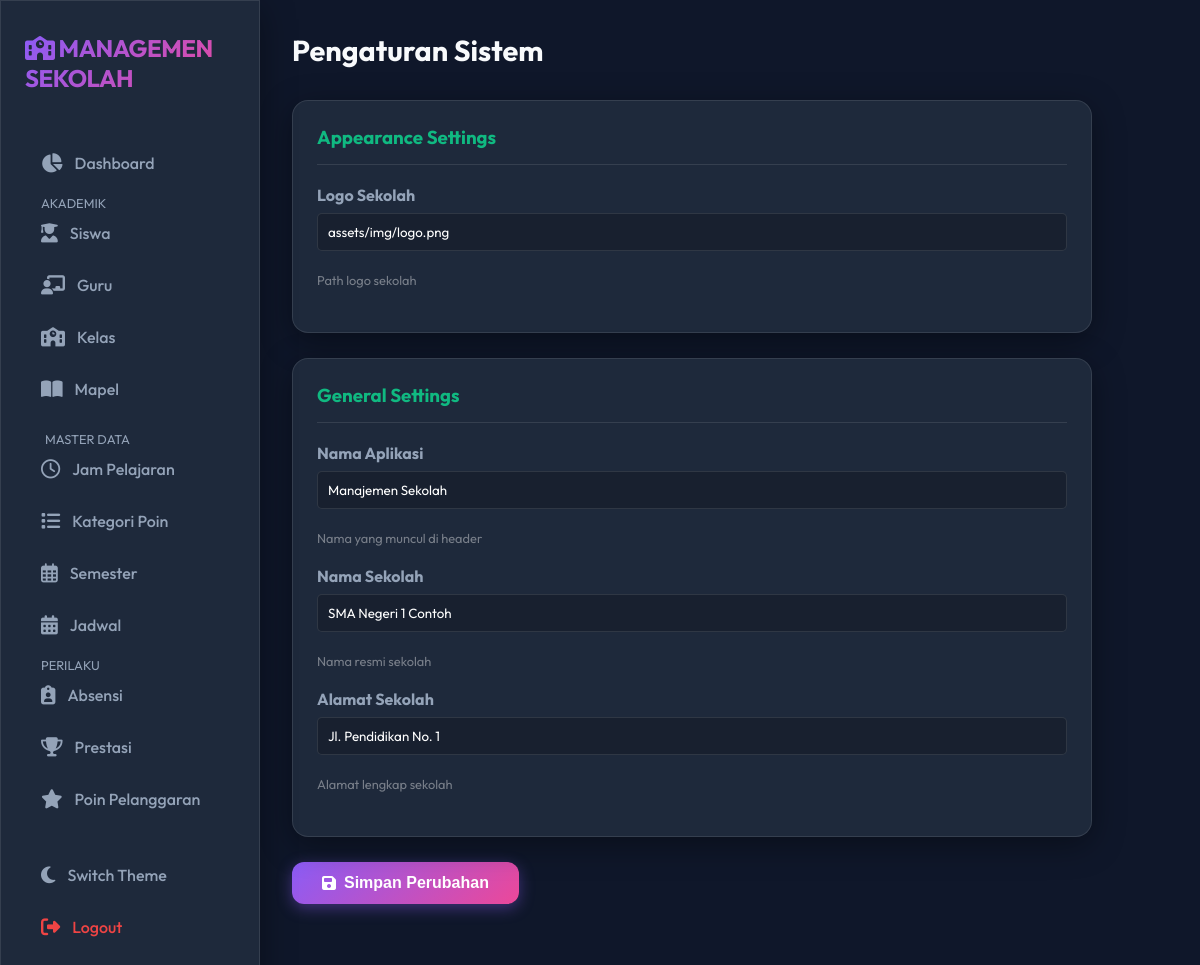
The page /settings/idx.php on the database its author committed.
### tables this page shows
CREATE TABLE `settings` (
  `id` int(11) NOT NULL AUTO_INCREMENT,
  `setting_key` varchar(100) NOT NULL,
  `setting_value` text,
  `setting_group` varchar(50) DEFAULT 'general',
  `setting_type` enum('text','number','boolean','json','date','time') DEFAULT 'text',
  `label` varchar(100) DEFAULT NULL,
  `description` text,
  `options` text,
  `is_public` tinyint(1) DEFAULT '0',
  `created_at` timestamp NOT NULL DEFAULT CURRENT_TIMESTAMP,
  `updated_at` timestamp NOT NULL DEFAULT CURRENT_TIMESTAMP ON UPDATE CURRENT_TIMESTAMP,
  PRIMARY KEY (`id`),
  UNIQUE KEY `unique_setting_key` (`setting_key`)
);

### settings/idx.php (the view, shortened to what this page needs)
<?php
include '../config/database.php';
include '../includes/header.php';
include '../includes/sidebar.php';
$settings = [];
$result = $conn->query("SELECT * FROM settings ORDER BY setting_group ASC, id ASC");
while ($row = $result->fetch_assoc()) {
    $settings[$row['setting_group']][] = $row;
}
?>
<div class="main-content">
    <div class="top-bar">
        <h1 class="page-title">Pengaturan Sistem</h1>
    </div>
    <form action="process_save.php" method="POST" enctype="multipart/form-data">
        <?php foreach ($settings as $group => $items): ?>
            <div class="card glass" style="max-width: 800px; margin-bottom: 25px;">
                <h3
                    style="text-transform: capitalize; border-bottom: 1px solid rgba(255,255,255,0.1); padding-bottom: 15px; margin-bottom: 20px; color: var(--accent);">
                    <?= $group ?> Settings
                </h3>
                <?php foreach ($items as $item): ?>
                    <div style="margin-bottom: 20px;">
                        <label style="color: var(--text-muted); display: block; margin-bottom: 8px; font-weight: bold;">
                            <?= $item['label'] ?>
                        </label>
                        <?php if ($item['setting_type'] == 'text'): ?>
                            <input type="text" name="settings[<?= $item['id'] ?>]"
                                value="<?= htmlspecialchars($item['setting_value']) ?>"
                                style="width: 100%; padding: 10px; border-radius: 5px; background: rgba(0,0,0,0.2); border: 1px solid rgba(255,255,255,0.1); color: #fff;">
                        <?php elseif ($item['setting_type'] == 'number'): ?>
                            <input type="number" name="settings[<?= $item['id'] ?>]"
                                value="<?= htmlspecialchars($item['setting_value']) ?>"
                                style="width: 100%; padding: 10px; border-radius: 5px; background: rgba(0,0,0,0.2); border: 1px solid rgba(255,255,255,0.1); color: #fff;">
                        <?php endif; ?>
                        <small style="display: block; margin-top: 5px; color: rgba(255,255,255,0.4); font-size: 0.8rem;">
                            <?= $item['description'] ?>
                        </small>
                    </div>
                <?php endforeach; ?>
            </div>
        <?php endforeach; ?>
        <div style="margin-bottom: 50px;">
            <button type="submit" class="btn btn-primary" style="padding: 12px 30px; font-size: 1rem;">
                <i class="fa-solid fa-save"></i> Simpan Perubahan
            </button>
        </div>
    </form>
</div>
<?php include '../includes/footer.php'; ?>

### assets/css/style.css (style rules this page uses)
:root { --bg-dark: #0f172a; --bg-card: #1e293b; --primary: #8b5cf6; --secondary: #ec4899; --accent: #10b981; --text-main: #f8fafc; --text-muted: #94a3b8; --glass-bg: rgba(30, 41, 59, 0.7); --glass-border: rgba(255, 255, 255, 0.1); --radius: 16px; --input-bg: rgba(0, 0, 0, 0.2); --input-border: var(--glass-border); }
* { margin: 0; padding: 0; box-sizing: border-box; }
body { font-family: 'Outfit', sans-serif; background-color: var(--bg-dark); color: var(--text-main); overflow-x: hidden; min-height: 100vh; }
.glass { background: var(--glass-bg); backdrop-filter: blur(12px); -webkit-backdrop-filter: blur(12px); border: 1px solid var(--glass-border); box-shadow: 0 8px 32px 0 rgba(0, 0, 0, 0.37); }
.main-content { flex: 1; margin-left: 260px; padding: 2rem; }
.top-bar { display: flex; justify-content: space-between; align-items: center; margin-bottom: 2rem; }
.page-title { font-size: 1.8rem; font-weight: 700; }
.card { background: var(--bg-card); border-radius: var(--radius); padding: 1.5rem; border: 1px solid var(--glass-border); margin-bottom: 1.5rem; }
.btn { padding: 10px 20px; border-radius: 12px; border: none; cursor: pointer; font-weight: 600; display: inline-flex; align-items: center; gap: 8px; transition: transform 0.2s; }
.btn-primary { background: linear-gradient(135deg, var(--primary), var(--secondary)); color: white; box-shadow: 0 4px 15px rgba(139, 92, 246, 0.4); }
input, select, textarea { width: 100%; padding: 12px 16px; background: var(--input-bg); border: 1px solid var(--input-border); border-radius: 12px; color: var(--text-main); margin-bottom: 1rem; font-family: inherit; transition: 0.3s; }

### rows shown on the page
settings: label "Logo Sekolah", setting_value "assets/img/logo.png", description "Path logo sekolah"
settings: label "Nama Aplikasi", setting_value "Manajemen Sekolah", description "Nama yang muncul di header"
settings: label "Nama Sekolah", setting_value "SMA Negeri 1 Contoh", description "Nama resmi sekolah"
settings: label "Alamat Sekolah", setting_value "Jl. Pendidikan No. 1", description "Alamat lengkap sekolah"

### other values the page prints
$group "Appearance"
$group "General"
